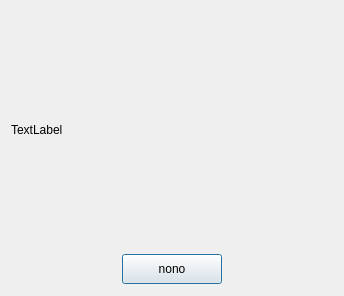
<?xml version="1.0" encoding="UTF-8"?>
<ui version="4.0">
 <class>Gifviewgui</class>
 <widget class="QDialog" name="Gifviewgui">
  <property name="geometry">
   <rect>
    <x>0</x>
    <y>0</y>
    <width>344</width>
    <height>296</height>
   </rect>
  </property>
  <property name="sizePolicy">
   <sizepolicy hsizetype="Preferred" vsizetype="Preferred">
    <horstretch>0</horstretch>
    <verstretch>0</verstretch>
   </sizepolicy>
  </property>
  <property name="minimumSize">
   <size>
    <width>0</width>
    <height>280</height>
   </size>
  </property>
  <property name="maximumSize">
   <size>
    <width>16777215</width>
    <height>296</height>
   </size>
  </property>
  <property name="windowTitle">
   <string>Form</string>
  </property>
  <property name="styleSheet">
   <string notr="true"/>
  </property>
  <layout class="QVBoxLayout" name="verticalLayout_2">
   <item>
    <layout class="QVBoxLayout" name="verticalLayout">
     <item>
      <widget class="GifViewLabel" name="Giflabel">
       <property name="minimumSize">
        <size>
         <width>320</width>
         <height>235</height>
        </size>
       </property>
       <property name="maximumSize">
        <size>
         <width>320</width>
         <height>235</height>
        </size>
       </property>
       <property name="text">
        <string>TextLabel</string>
       </property>
      </widget>
     </item>
    </layout>
   </item>
   <item>
    <layout class="QVBoxLayout" name="verticalLayout_3">
     <item>
      <layout class="QHBoxLayout" name="horizontalLayout">
       <item>
        <widget class="QPushButton" name="hideButton">
         <property name="minimumSize">
          <size>
           <width>100</width>
           <height>30</height>
          </size>
         </property>
         <property name="maximumSize">
          <size>
           <width>100</width>
           <height>30</height>
          </size>
         </property>
         <property name="text">
          <string>nono</string>
         </property>
        </widget>
       </item>
      </layout>
     </item>
    </layout>
   </item>
  </layout>
 </widget>
 <customwidgets>
  <customwidget>
   <class>GifViewLabel</class>
   <extends>QLabel</extends>
   <header location="global">gifViewLabel/GifViewLabel.h</header>
  </customwidget>
 </customwidgets>
 <resources/>
 <connections/>
</ui>
